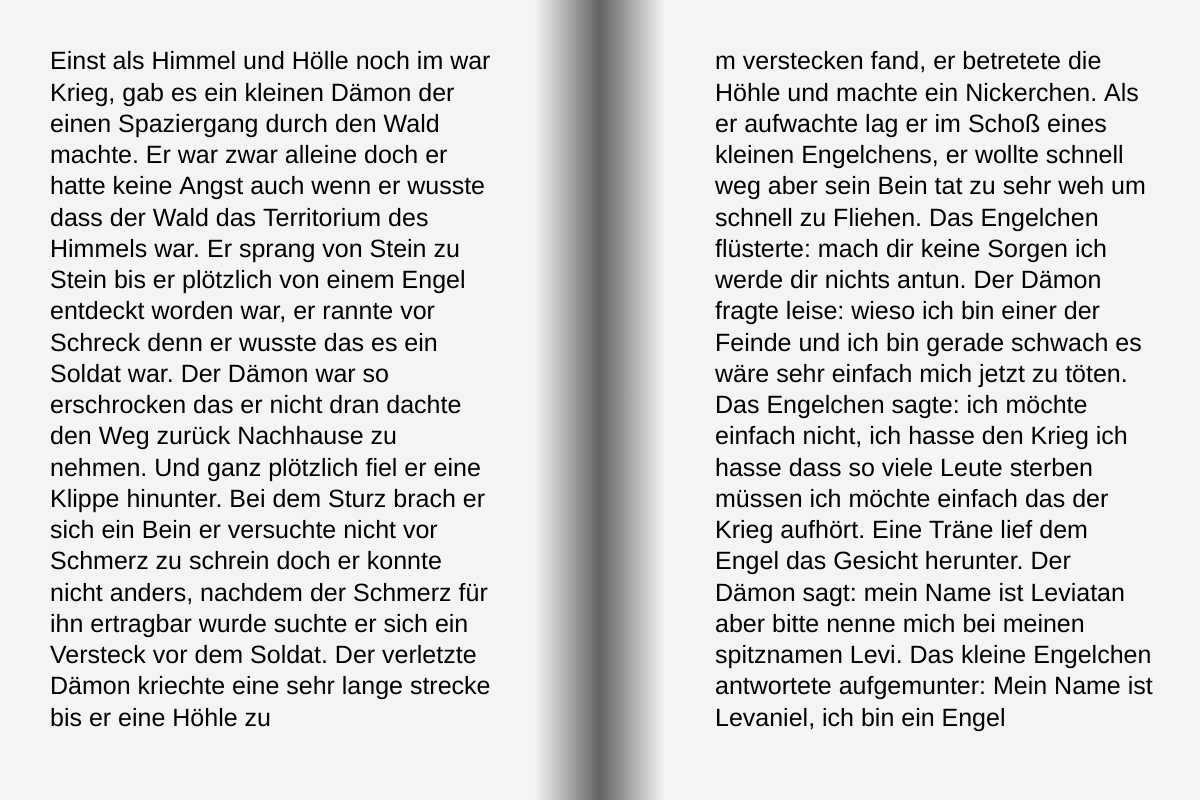
Frame 1 (no input)
Frame 60 (no input): identical to frame 1, image omitted
Frame 120 (the mouse pressed at the canvas centre since frame 60): identical to frame 1, image omitted

The p5.js sketch that drew this single still picture (run headless with seeded random() and noise() and a simulated clock; from frame 60 on, the mouse is pressed at the canvas centre):

// p5.js sketch
// ── sketch.js
var backColor = 244;
var distance = 65;				//Width of the middle element
var ColorSpacing = 51;		//color in the middle of the middle element

var TextSize = 25;				//TextSize
var TextColor = 0;				//TextColor


var Sites = [];						//All sites
var Anschläge = 780;			//chars per site

var ReadingSites = 1;

var TheStory = "Einst als Himmel und Hölle noch im war Krieg, gab es ein kleinen Dämon der einen Spaziergang durch den Wald machte. Er war zwar alleine doch er hatte keine Angst auch wenn er wusste dass der Wald das Territorium des Himmels war. Er sprang von Stein zu Stein bis er plötzlich von einem Engel entdeckt worden war, er rannte vor Schreck denn er wusste das es ein Soldat war. Der Dämon war so erschrocken das er nicht dran dachte den Weg zurück Nachhause zu nehmen. Und ganz plötzlich fiel er eine Klippe hinunter. Bei dem Sturz brach er sich ein Bein er versuchte nicht vor Schmerz zu schrein doch er konnte nicht anders, nachdem der Schmerz für ihn ertragbar wurde suchte er sich ein Versteck vor dem Soldat. Der verletzte Dämon kriechte eine sehr lange strecke bis er eine Höhle zum verstecken fand, er betretete die Höhle und machte ein Nickerchen. Als er aufwachte lag er im Schoß eines kleinen Engelchens, er wollte schnell weg aber sein Bein tat zu sehr weh um schnell zu Fliehen. Das Engelchen flüsterte: mach dir keine Sorgen ich werde dir nichts antun. Der Dämon fragte leise: wieso ich bin einer der Feinde und ich bin gerade schwach es wäre sehr einfach mich jetzt zu töten. Das Engelchen sagte: ich möchte einfach nicht, ich hasse den Krieg ich hasse dass so viele Leute sterben müssen ich möchte einfach das der Krieg aufhört. Eine Träne lief dem Engel das Gesicht herunter. Der Dämon sagt: mein Name ist Leviatan aber bitte nenne mich bei meinen spitznamen Levi. Das kleine Engelchen antwortete aufgemunter: Mein Name ist Levaniel, ich bin ein Engel der reinen Liebe. Levaniel sagt: ich gehe und hole dir etwas für dein Bein ich werde nur ein paar Minuten brauche. Levi nickte und schlief ein, Levi hatte einen Traum wo er sich in ein Monster verwandelt, ein Monster wo selbst die stärksten Engel sich vor Fürchten, er wachte vor Angst auf. Als er aufwachte stand Levaniel mit einer Flasche neben ihm sie sagte: Trink es wird dir helfen. Levi nahm die Flasche und schaute die Flüssigkeit darin an, er hatte angst das die Flüssigkeit gesegnet war und er sich danach zu Staub verwandelt wenn er es trinkt aber was hätte er anderes tun können. Er setzte die Flasche an den Lippen an doch er zögerte es zu trinken, plötzlich drückte Levaniel ihm die Flasche in den Mund. Er fühlte einen enormen Schmerz in jeder seiner Zellen der Schmerz war so schlimm das er ES nicht mehr zurückhalten konnte. Er wurde zu dem MONSTER wovor er sich am meisten fürchtet sein wares ICH. Levaniel küsste Ihm und er verwandelte sich sofort zurück in den kleinen Dämon. Levi lag auf dem Boden und sagte weinend:Ich bin ein Monster. Er wiederholte diesen Satz mehrere male bis Levaniel ihn unterbrichte und sagte: Du bist kein Monster eher ein süßer Junge. Levi beruhigte sich danach irgendwie er fand ihre Stimme so beruhigend. Er fragte mit einer Träne im Gesicht: Was hast du mit mir gemacht. Sie wischte ihm die Träne vom Gesicht und antwortete: Ich habe dir geholfen. Levi schaute nach ihren Worten sein Bein an, es war geheilt er konnte wieder stehen. Er wohlte sofort zurück Nachhause doch er sah das Soldaten beim Höhlen eingang vorbei gehen. Levaniel flüsterte: wir werden leider hier übernachten müssen denn ich habe diese Flasche von denn Soldaten geklaut und sie suchen mich gerade. Levi fragte leise: was war eigentlich in der Flasche? Levaniel antworted leise: Ich sag es dir irgendwan, wir sollten lieber jetzt schauen dass sie uns nicht finden gehen wir tiefer in die Höhle und schlafen es ist schon fast mitternacht. Sie gingen tiefer in die Höhle und suchten sich schnell eine Stelle zum Schlafen legten sich hin und schliefen ein. Früh am morgen wachte Levi auf und Levaniel war verschwunden es lag nur ein stück Papyrus auf dem stand das sie sich wieder morgen hier treffen sollen. Levi hinterfragte dies nicht er ging einfach aus der Höhle schaute wo der weg Nachhause ist und ging. Er kamm Zuhause an und dachte sich: Hoffentlich ist mein Vater nicht da. Sein Vater ist Mortifer es bedeutet Todbringer früher hieß er aber anders Luzifer es bedeutet Lichtbringer und Ja, sein Vater war der erste Erzengel der sich Satan anschloss er ist einer der mächtigsten Dämonen."

function setup() {
	createCanvas(1200, 800);


	var Chars = split(TheStory,"");
	for (var i = 0; i < TheStory.length/Anschläge; i++) {
		var CurrentSite = "";
		for (var j = i*Anschläge; j < i*Anschläge+Anschläge && j < TheStory.length; j++) {
			CurrentSite += Chars[j];
		}
		Sites.push(CurrentSite);
	}

}

function draw() {

	background(backColor);
	drawTransition();

	noStroke();
	fill(TextColor);
	textSize(TextSize);
	textAlign(LEFT, TOP);

	leftSite(Sites[ReadingSites-1]);
	rightSite(Sites[ReadingSites]);

}


function leftSite(Stringin){
	text(Stringin,50,50, 450,height-100);

}



function rightSite(Stringin){
	text(Stringin,width/2+distance+50,50, 450,height-100);

}


function drawTransition(){
	for (var i = width/2-distance; i < width/2+distance; i++) {
		stroke(abs(map(i-width/2,-distance,distance,-backColor+ColorSpacing,backColor-ColorSpacing))+ColorSpacing);
		line(i,0,i,height);
	}
}



function mousePressed(){
	if(mouseX < width/2-distance){
		if (ReadingSites >= 2) {
			ReadingSites -= 2;
		}

	}
	if(mouseX > width/2+distance){
		if (ReadingSites < Sites.length-2) {
			ReadingSites += 2;
		}
	}
}
